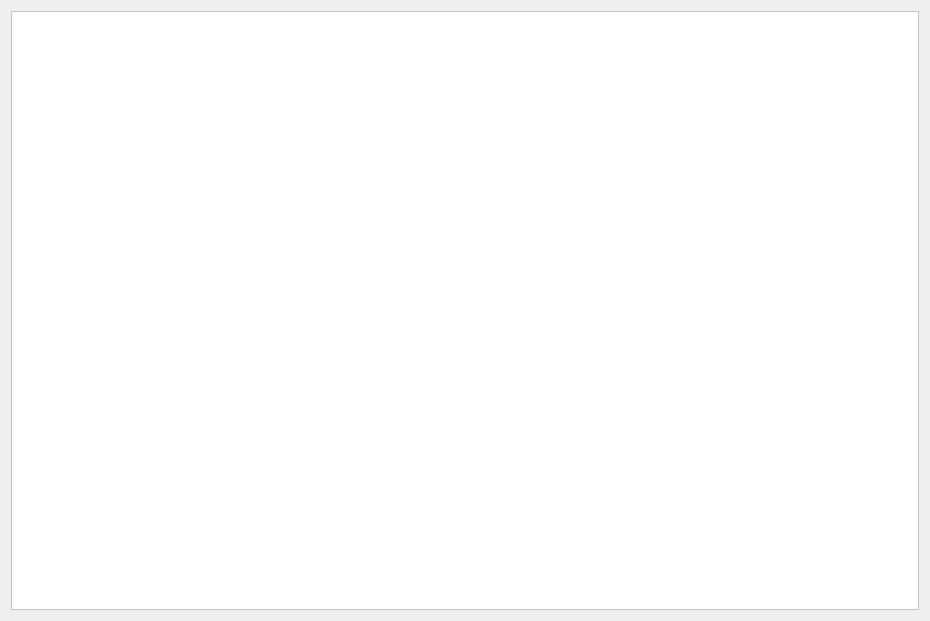
<?xml version="1.0" encoding="UTF-8"?>
<ui version="4.0">
 <class>WWordLook</class>
 <widget class="QWidget" name="WWordLook">
  <property name="geometry">
   <rect>
    <x>0</x>
    <y>0</y>
    <width>930</width>
    <height>621</height>
   </rect>
  </property>
  <property name="windowTitle">
   <string>WWordLook</string>
  </property>
  <layout class="QVBoxLayout" name="verticalLayout">
   <item>
    <widget class="QTextEdit" name="textEdit">
     <property name="styleSheet">
      <string notr="true">background-color: rgb(255, 255, 255);</string>
     </property>
    </widget>
   </item>
  </layout>
 </widget>
 <layoutdefault spacing="6" margin="11"/>
 <resources/>
 <connections/>
</ui>
